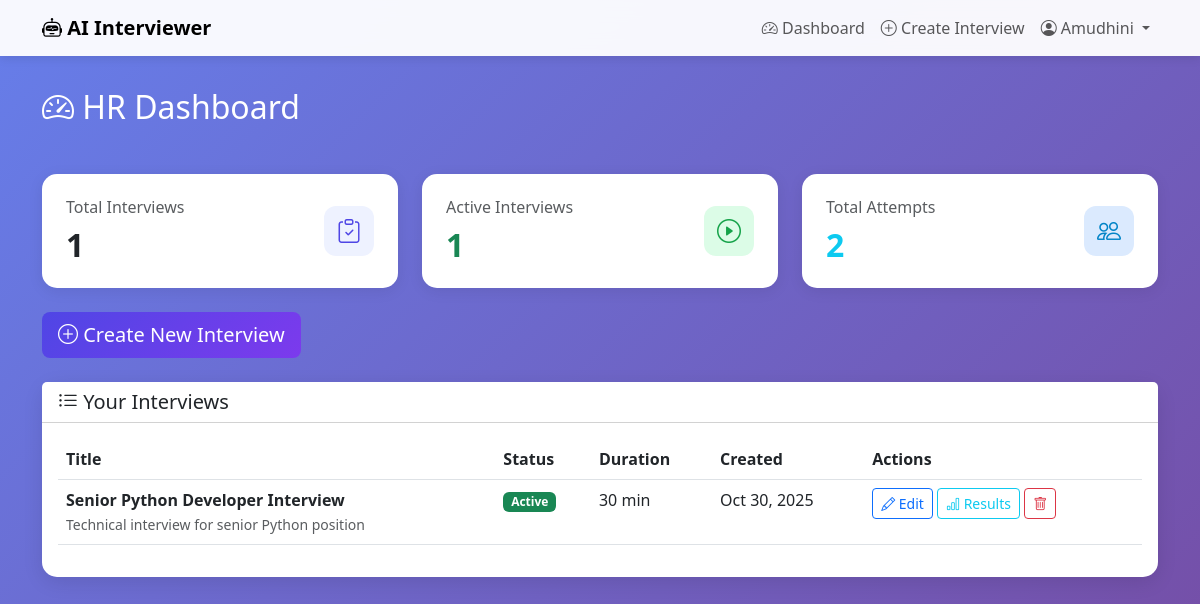
/interviews/hr/dashboard/ (signed in), run on the app's committed database.
### accounts/models.py (models this page shows, shortened)
class User(AbstractUser):
    USER_TYPES = (
        ('HR', 'HR'),
        ('CANDIDATE', 'Candidate'),
    )
    user_type = models.CharField(max_length=20, choices=USER_TYPES)
    phone_number = models.CharField(max_length=15, blank=True)

### interviews/models.py (models this page shows, shortened)
class Interview(models.Model):
    STATUS_CHOICES = (
        ('DRAFT', 'Draft'),
        ('ACTIVE', 'Active'),
        ('CLOSED', 'Closed'),
    )
    title = models.CharField(max_length=200)
    description = models.TextField()
    created_by = models.ForeignKey(User, on_delete=models.CASCADE, related_name='created_interviews')
    status = models.CharField(max_length=20, choices=STATUS_CHOICES, default='DRAFT')
    duration_minutes = models.IntegerField(default=30)
    created_at = models.DateTimeField(auto_now_add=True)
    updated_at = models.DateTimeField(auto_now=True)

### interviews/views.py (the view)
# urls.py: path('hr/dashboard/', views.hr_dashboard, name='hr_dashboard'),
@login_required
def hr_dashboard(request):
    if request.user.user_type != 'HR':
        return redirect('candidate_dashboard')
    interviews = Interview.objects.filter(created_by=request.user).order_by('-created_at')
    total_interviews = interviews.count()
    active_interviews = interviews.filter(status='ACTIVE').count()
    total_attempts = InterviewAttempt.objects.filter(interview__created_by=request.user).count()
    context = {
        'interviews': interviews,
        'total_interviews': total_interviews,
        'active_interviews': active_interviews,
        'total_attempts': total_attempts,
    }
    return render(request, 'interviews/hr_dashboard.html', context)

### templates/interviews/hr_dashboard.html (shortened to what this page needs)
{% extends 'base.html' %}
{% block content %}
<div class="container">
    <div class="row mb-4">
        <div class="col">
            <h2 class="text-white mb-4">
                <i class="bi bi-speedometer2"></i> HR Dashboard
            </h2>
        </div>
    </div>
    <div class="row g-4 mb-4">
        <div class="col-md-4">
            <div class="stat-card">
                <div class="d-flex justify-content-between align-items-center">
                    <div>
                        <h6 class="text-muted mb-2">Total Interviews</h6>
                        <h2 class="mb-0 fw-bold">{{ total_interviews }}</h2>
                    </div>
                    <div class="stat-icon" style="background: #EEF2FF; color: var(--primary-color);">
                        <i class="bi bi-clipboard-check"></i>
                    </div>
                </div>
            </div>
        </div>
        <div class="col-md-4">
            <div class="stat-card">
                <div class="d-flex justify-content-between align-items-center">
                    <div>
                        <h6 class="text-muted mb-2">Active Interviews</h6>
                        <h2 class="mb-0 fw-bold text-success">{{ active_interviews }}</h2>
                    </div>
                    <div class="stat-icon" style="background: #DCFCE7; color: #16A34A;">
                        <i class="bi bi-play-circle"></i>
                    </div>
                </div>
            </div>
        </div>
        <div class="col-md-4">
            <div class="stat-card">
                <div class="d-flex justify-content-between align-items-center">
                    <div>
                        <h6 class="text-muted mb-2">Total Attempts</h6>
                        <h2 class="mb-0 fw-bold text-info">{{ total_attempts }}</h2>
                    </div>
                    <div class="stat-icon" style="background: #DBEAFE; color: #0284C7;">
                        <i class="bi bi-people"></i>
                    </div>
                </div>
            </div>
        </div>
    </div>
    <div class="row mb-4">
        <div class="col">
            <a href="{% url 'create_interview' %}" class="btn btn-primary btn-lg">
                <i class="bi bi-plus-circle"></i> Create New Interview
            </a>
        </div>
    </div>
    <div class="row">
        <div class="col">
            <div class="card">
                <div class="card-header bg-white">
                    <h5 class="mb-0"><i class="bi bi-list-ul"></i> Your Interviews</h5>
                </div>
                <div class="card-body">
                    {% if interviews %}
                        <div class="table-responsive">
                            <table class="table table-hover">
                                <thead>
                                    <tr>
                                        <th>Title</th>
                                        <th>Status</th>
                                        <th>Duration</th>
                                        <th>Created</th>
                                        <th>Actions</th>
                                    </tr>
                                </thead>
                                <tbody>
                                    {% for interview in interviews %}
                                        <tr>
                                            <td>
                                                <strong>{{ interview.title }}</strong>
                                                <br>
                                                <small class="text-muted">{{ interview.description|truncatewords:10 }}</small>
                                            </td>
                                            <td>
                                                {% if interview.status == 'ACTIVE' %}
                                                    <span class="badge bg-success">Active</span>
                                                {% elif interview.status == 'DRAFT' %}
                                                    <span class="badge bg-warning">Draft</span>
                                                {% else %}
                                                    <span class="badge bg-secondary">Closed</span>
                                                {% endif %}
                                            </td>
                                            <td>{{ interview.duration_minutes }} min</td>
                                            <td>{{ interview.created_at|date:"M d, Y" }}</td>
                                            <td>
                                                <a href="{% url 'edit_interview' interview.id %}" class="btn btn-sm btn-outline-primary">
                                                    <i class="bi bi-pencil"></i> Edit
                                                </a>
                                                <a href="{% url 'view_results' interview.id %}" class="btn btn-sm btn-outline-info">
                                                    <i class="bi bi-bar-chart"></i> Results
                                                </a>
                                                <a href="{% url 'delete_interview' interview.id %}"
                                                   class="btn btn-sm btn-outline-danger"
                                                   onclick="return confirm('Are you sure you want to delete this interview?')">
                                                    <i class="bi bi-trash"></i>
                                                </a>
                                            </td>
                                        </tr>
                                    {% endfor %}
                                </tbody>
                            </table>
                        </div>
                    {% endif %}
                </div>
            </div>
        </div>
    </div>
</div>
{% endblock %}

### templates/base.html (shortened to what this page needs)
<!DOCTYPE html>
<html lang="en">
<head>
    <link href="https://cdn.jsdelivr.net/npm/bootstrap@5.3.0/dist/css/bootstrap.min.css" rel="stylesheet">
    <link rel="stylesheet" href="https://cdn.jsdelivr.net/npm/bootstrap-icons@1.11.0/font/bootstrap-icons.css">
</head>
<body>
    <nav class="navbar navbar-expand-lg navbar-light bg-light">
        <div class="container">
            <a class="navbar-brand fw-bold" href="{% url 'home' %}">
                <i class="bi bi-robot"></i> AI Interviewer
            </a>
            <div class="collapse navbar-collapse" id="navbarNav">
                <ul class="navbar-nav ms-auto">
                    {% if user.is_authenticated %}
                        {% if user.user_type == 'HR' %}
                            <li class="nav-item">
                                <a class="nav-link" href="{% url 'hr_dashboard' %}">
                                    <i class="bi bi-speedometer2"></i> Dashboard
                                </a>
                            </li>
                            <li class="nav-item">
                                <a class="nav-link" href="{% url 'create_interview' %}">
                                    <i class="bi bi-plus-circle"></i> Create Interview
                                </a>
                            </li>
                        {% else %}
                            <li class="nav-item">
                                <a class="nav-link" href="{% url 'candidate_dashboard' %}">
                                    <i class="bi bi-speedometer2"></i> Dashboard
                                </a>
                            </li>
                        {% endif %}
                        <li class="nav-item dropdown">
                            <a class="nav-link dropdown-toggle" href="#" id="userDropdown" role="button" data-bs-toggle="dropdown">
                                <i class="bi bi-person-circle"></i> {{ user.username }}
                            </a>
                        </li>
                    {% endif %}
                </ul>
            </div>
        </div>
    </nav>
    <div class="content-wrapper">
        {% block content %}{% endblock %}
    </div>
</body>
</html>

### templates/base.html (style rules this page uses)
:root { --primary-color: #4F46E5; --secondary-color: #7C3AED; }
body { min-height: 100vh; background: linear-gradient(135deg, #667eea 0%, #764ba2 100%); }
.navbar { background: rgba(255, 255, 255, 0.95) !important; backdrop-filter: blur(10px); box-shadow: 0 2px 10px rgba(0,0,0,0.1); }
.card { border: none; border-radius: 15px; box-shadow: 0 5px 20px rgba(0,0,0,0.1); }
.btn-primary { background: linear-gradient(135deg, var(--primary-color), var(--secondary-color)); border: none; }
.content-wrapper { min-height: calc(100vh - 76px); padding: 2rem 0; }
.stat-card { background: white; border-radius: 15px; padding: 1.5rem; box-shadow: 0 3px 15px rgba(0,0,0,0.08); transition: transform 0.3s ease; }
.stat-icon { width: 50px; height: 50px; border-radius: 12px; display: flex; align-items: center; justify-content: center; font-size: 1.5rem; }

### data on the page
User: username "Amudhini"
Interview: title "Senior Python Developer Interview", description "Technical interview for senior Python position", status "Active", duration_minutes "30", created_at "Oct 30, 2025"

### other printed values
{{ total_interviews }} "1"
{{ active_interviews }} "1"
{{ total_attempts }} "2"
